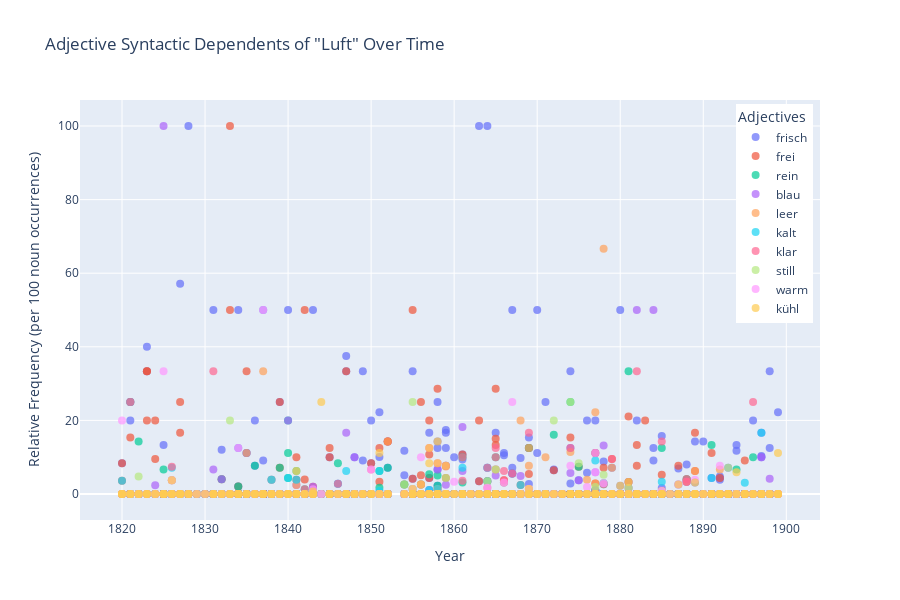

This figure's notebook cell:
### Markdown cell above
## Analyse und Visualisierung

### Code cell
# sample 1
plot_adjective_trends_list(adj_df, top_adjs, noun)

### Figure 1 — Plotly figure (JSON) as saved in the notebook; plotly's stock layout.template omitted (floating-point values rounded to 4 significant figures; data arrays with more than 128 entries replaced by an {"elided": "..."} marker saying what was removed)
{"data": [{"hovertemplate": "<b>%{fullData.name}</b><br><b>%{text}</b><br>Year: %{x}<br>Frequency: %{y:.2f} per 100 occurrences<br><extra></extra>", "marker": {"opacity": 0.7, "size": 8}, "mode": "markers", "name": "frisch", "text": {"elided": "344 str values"}, "type": "scatter", "x": {"elided": "344 str values"}, "y": {"elided": "344 float values"}}, {"hovertemplate": "<b>%{fullData.name}</b><br><b>%{text}</b><br>Year: %{x}<br>Frequency: %{y:.2f} per 100 occurrences<br><extra></extra>", "marker": {"opacity": 0.7, "size": 8}, "mode": "markers", "name": "frei", "text": {"elided": "344 str values"}, "type": "scatter", "x": {"elided": "344 str values"}, "y": {"elided": "344 float values"}}, {"hovertemplate": "<b>%{fullData.name}</b><br><b>%{text}</b><br>Year: %{x}<br>Frequency: %{y:.2f} per 100 occurrences<br><extra></extra>", "marker": {"opacity": 0.7, "size": 8}, "mode": "markers", "name": "rein", "text": {"elided": "344 str values"}, "type": "scatter", "x": {"elided": "344 str values"}, "y": {"elided": "344 float values"}}, {"hovertemplate": "<b>%{fullData.name}</b><br><b>%{text}</b><br>Year: %{x}<br>Frequency: %{y:.2f} per 100 occurrences<br><extra></extra>", "marker": {"opacity": 0.7, "size": 8}, "mode": "markers", "name": "blau", "text": {"elided": "344 str values"}, "type": "scatter", "x": {"elided": "344 str values"}, "y": {"elided": "344 float values"}}, {"hovertemplate": "<b>%{fullData.name}</b><br><b>%{text}</b><br>Year: %{x}<br>Frequency: %{y:.2f} per 100 occurrences<br><extra></extra>", "marker": {"opacity": 0.7, "size": 8}, "mode": "markers", "name": "leer", "text": {"elided": "344 str values"}, "type": "scatter", "x": {"elided": "344 str values"}, "y": {"elided": "344 float values"}}, {"hovertemplate": "<b>%{fullData.name}</b><br><b>%{text}</b><br>Year: %{x}<br>Frequency: %{y:.2f} per 100 occurrences<br><extra></extra>", "marker": {"opacity": 0.7, "size": 8}, "mode": "markers", "name": "kalt", "text": {"elided": "344 str values"}, "type": "scatter", "x": {"elided": "344 str values"}, "y": {"elided": "344 float values"}}, {"hovertemplate": "<b>%{fullData.name}</b><br><b>%{text}</b><br>Year: %{x}<br>Frequency: %{y:.2f} per 100 occurrences<br><extra></extra>", "marker": {"opacity": 0.7, "size": 8}, "mode": "markers", "name": "klar", "text": {"elided": "344 str values"}, "type": "scatter", "x": {"elided": "344 str values"}, "y": {"elided": "344 float values"}}, {"hovertemplate": "<b>%{fullData.name}</b><br><b>%{text}</b><br>Year: %{x}<br>Frequency: %{y:.2f} per 100 occurrences<br><extra></extra>", "marker": {"opacity": 0.7, "size": 8}, "mode": "markers", "name": "still", "text": {"elided": "344 str values"}, "type": "scatter", "x": {"elided": "344 str values"}, "y": {"elided": "344 float values"}}, {"hovertemplate": "<b>%{fullData.name}</b><br><b>%{text}</b><br>Year: %{x}<br>Frequency: %{y:.2f} per 100 occurrences<br><extra></extra>", "marker": {"opacity": 0.7, "size": 8}, "mode": "markers", "name": "warm", "text": {"elided": "344 str values"}, "type": "scatter", "x": {"elided": "344 str values"}, "y": {"elided": "344 float values"}}, {"hovertemplate": "<b>%{fullData.name}</b><br><b>%{text}</b><br>Year: %{x}<br>Frequency: %{y:.2f} per 100 occurrences<br><extra></extra>", "marker": {"opacity": 0.7, "size": 8}, "mode": "markers", "name": "kühl", "text": {"elided": "344 str values"}, "type": "scatter", "x": {"elided": "344 str values"}, "y": {"elided": "344 float values"}}], "layout": {"height": 600, "hovermode": "closest", "legend": {"title": {"text": "Adjectives"}, "x": 0.99, "xanchor": "right", "y": 0.99, "yanchor": "top"}, "title": {"text": "Adjective Syntactic Dependents of \"Luft\" Over Time"}, "xaxis": {"title": {"text": "Year"}}, "yaxis": {"title": {"text": "Relative Frequency (per 100 noun occurrences)"}}}}
